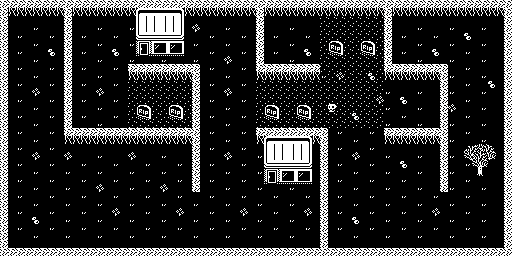

Tiled map render using the project's own tile images. Description and the whole map definition, tile-layer contents included, below:
An orthogonal 8x4 tile map with 64x64 px tiles, 1 tile layer (LEVEL 31), 31 hidden layers not drawn.

<map version="1.0" tiledversion="1.0.2" orientation="orthogonal" renderorder="right-down" width="8" height="4" tilewidth="64" tileheight="64" nextobjectid="1">
 <tileset firstgid="1" name="blockset" tilewidth="64" tileheight="64" tilecount="16" columns="4">
  <image source="blockset.png" width="256" height="256" />
 </tileset>
 <layer name="LEVEL00" width="8" height="4" visible="0">
  <data encoding="csv">
1,2,2,2,2,2,2,3,
4,10,6,16,5,16,16,6,
4,10,6,5,5,5,5,6,
7,8,9,8,8,8,8,9
</data>
 </layer>
 <layer name="LEVEL01" width="8" height="4" visible="0">
  <data encoding="csv">
1,2,2,2,2,2,2,3,
4,6,16,16,4,10,10,15,
1,3,5,8,1,2,5,6,
7,8,8,8,8,8,8,9
</data>
 </layer>
 <layer name="LEVEL02" width="8" height="4" visible="0">
  <data encoding="csv">
1,2,2,2,2,2,2,3,
4,6,16,16,5,16,16,15,
1,3,5,5,5,5,5,15,
7,8,8,8,8,8,8,9
</data>
 </layer>
 <layer name="LEVEL03" width="8" height="4" visible="0">
  <data encoding="csv">
1,12,12,12,2,2,2,3,
4,14,11,14,1,16,3,6,
4,14,11,11,7,5,9,6,
7,13,13,13,8,8,8,9
</data>
 </layer>
 <layer name="LEVEL04" width="8" height="4" visible="0">
  <data encoding="csv">
1,16,2,12,12,2,16,3,
4,10,4,14,14,6,10,6,
4,10,1,12,12,3,10,6,
7,8,8,13,13,8,8,9
</data>
 </layer>
 <layer name="LEVEL05" width="8" height="4" visible="0">
  <data encoding="csv">
1,2,2,2,2,2,2,3,
4,14,4,16,1,3,14,15,
4,11,7,8,4,15,14,15,
7,13,13,13,8,8,8,9
</data>
 </layer>
 <layer name="LEVEL06" width="8" height="4" visible="0">
  <data encoding="csv">
1,16,2,3,2,2,16,3,
4,5,10,5,5,5,10,15,
1,2,2,5,10,2,2,3,
7,8,8,9,8,8,8,9
</data>
 </layer>
 <layer name="LEVEL07" width="8" height="4" visible="0">
  <data encoding="csv">
1,2,2,2,2,2,2,3,
4,16,3,5,5,1,16,6,
4,5,9,12,12,7,5,6,
7,8,8,8,8,8,8,9
</data>
 </layer>
 <layer name="LEVEL08" width="8" height="4" visible="0">
  <data encoding="csv">
1,2,2,2,2,2,2,3,
4,16,2,5,3,5,3,6,
4,10,5,7,9,5,9,6,
7,8,8,8,8,8,8,9
</data>
 </layer>
 <layer name="LEVEL09" width="8" height="4" visible="0">
  <data encoding="csv">
1,2,2,2,2,2,2,3,
4,1,2,16,16,2,10,6,
4,10,8,8,8,8,9,6,
7,8,8,8,8,8,8,9
</data>
 </layer>
 <layer name="LEVEL10" width="8" height="4" visible="0">
  <data encoding="csv">
1,3,16,3,16,3,16,3,
4,5,5,15,5,5,5,15,
4,15,5,5,5,15,5,6,
7,9,8,9,8,9,8,9
</data>
 </layer>
 <layer name="LEVEL11" width="8" height="4" visible="0">
  <data encoding="csv">
1,1,2,2,2,2,2,3,
4,2,16,4,16,1,16,6,
4,7,8,4,5,7,8,15,
7,8,8,8,8,7,8,9
</data>
 </layer>
 <layer name="LEVEL12" width="8" height="4" visible="0">
  <data encoding="csv">
1,1,2,2,2,2,2,3,
4,4,16,7,9,16,3,6,
4,7,8,8,8,8,9,6,
7,8,8,8,8,8,8,9
</data>
 </layer>
 <layer name="LEVEL13" width="8" height="4" visible="0">
  <data encoding="csv">
1,16,1,16,1,16,2,3,
4,5,4,5,4,5,5,6,
4,2,4,5,5,3,11,15,
7,8,8,8,7,9,13,9
</data>
 </layer>
 <layer name="LEVEL14" width="8" height="4" visible="0">
  <data encoding="csv">
1,2,2,2,2,2,2,3,
7,9,16,2,16,3,10,15,
4,5,5,8,8,9,10,15,
7,8,8,8,8,8,8,9
</data>
 </layer>
 <layer name="LEVEL15" width="8" height="4" visible="0">
  <data encoding="csv">
1,16,1,16,1,16,1,3,
4,8,4,8,4,8,4,15,
4,10,5,10,5,10,5,15,
7,8,8,8,8,8,8,9
</data>
 </layer>
 <layer name="LEVEL 16" width="8" height="4" visible="0">
  <data encoding="csv">
1,12,12,12,12,12,16,3,
4,11,11,10,10,11,14,15,
4,11,11,10,10,11,14,15,
7,13,13,13,13,13,13,9
</data>
 </layer>
 <layer name="LEVEL 17" width="8" height="4" visible="0">
  <data encoding="csv">
1,3,2,3,2,12,16,3,
4,4,6,6,6,11,11,6,
4,15,15,10,15,11,1,6,
7,9,8,9,8,13,7,9
</data>
 </layer>
 <layer name="LEVEL 18" width="8" height="4" visible="0">
  <data encoding="csv">
1,1,2,2,2,2,1,3,
4,4,4,15,2,2,2,6,
4,5,16,16,5,1,10,3,
7,7,8,8,8,7,8,9
</data>
 </layer>
 <layer name="LEVEL 19" width="8" height="4" visible="0">
  <data encoding="csv">
1,12,1,2,2,3,16,3,
4,2,3,10,10,1,5,15,
4,5,2,10,10,2,5,6,
7,13,7,8,8,9,13,9
</data>
 </layer>
 <layer name="LEVEL 20" width="8" height="4" visible="0">
  <data encoding="csv">
1,16,16,16,16,16,16,3,
4,5,5,5,5,5,5,6,
4,16,16,16,10,16,16,3,
7,8,8,8,8,8,8,9
</data>
 </layer>
 <layer name="LEVEL 21" width="8" height="4" visible="0">
  <data encoding="csv">
1,2,2,2,2,2,2,3,
4,10,10,10,10,10,10,6,
4,10,10,10,10,10,10,6,
7,8,8,8,8,8,8,9
</data>
 </layer>
 <layer name="LEVEL 22" width="8" height="4" visible="0">
  <data encoding="csv">
1,2,2,2,2,2,16,3,
4,15,5,5,5,4,10,6,
4,15,12,12,4,1,16,3,
7,8,13,13,7,8,8,9
</data>
 </layer>
 <layer name="LEVEL 23" width="8" height="4" visible="0">
  <data encoding="csv">
1,2,2,2,2,2,12,3,
4,4,16,2,16,3,11,6,
4,1,16,2,16,3,11,6,
7,7,8,8,8,8,13,9
</data>
 </layer>
 <layer name="LEVEL 24" width="8" height="4" visible="0">
  <data encoding="csv">
1,2,2,2,2,2,12,3,
4,1,2,10,1,3,11,6,
4,4,1,10,3,6,16,3,
7,8,9,8,8,8,8,9
</data>
 </layer>
 <layer name="LEVEL 25" width="8" height="4" visible="0">
  <data encoding="csv">
1,12,12,16,12,12,12,3,
4,11,11,14,11,11,11,6,
4,11,11,14,11,11,11,6,
7,13,13,13,13,13,13,9
</data>
 </layer>
 <layer name="LEVEL 26" width="8" height="4" visible="0">
  <data encoding="csv">
1,16,1,16,2,2,2,3,
4,5,4,10,15,14,4,6,
4,2,1,2,3,14,1,3,
7,8,8,7,8,8,8,9
</data>
 </layer>
 <layer name="LEVEL 27" width="8" height="4" visible="0">
  <data encoding="csv">
1,2,16,2,2,2,2,3,
4,4,5,5,10,10,10,6,
4,2,2,4,2,16,2,6,
7,8,8,8,8,8,9,9
</data>
 </layer>
 <layer name="LEVEL 28" width="8" height="4" visible="0">
  <data encoding="csv">
1,2,2,12,12,1,2,3,
4,10,15,11,11,16,10,15,
4,10,15,11,11,14,10,15,
7,8,8,13,13,8,8,9
</data>
 </layer>
 <layer name="LEVEL 29" width="8" height="4" visible="0">
  <data encoding="csv">
1,3,12,12,3,16,2,3,
4,2,14,14,1,5,15,6,
1,5,3,2,3,2,3,6,
7,9,8,9,8,9,8,9
</data>
 </layer>
 <layer name="LEVEL 30" width="8" height="4" visible="0">
  <data encoding="csv">
1,2,2,3,2,2,2,3,
4,2,2,2,2,2,3,6,
4,2,16,2,2,16,2,6,
7,8,8,9,8,8,8,9
</data>
 </layer>
 <layer name="LEVEL 31" width="8" height="4">
  <data encoding="csv">
1,1,16,2,1,12,1,3,
4,4,12,4,12,14,3,6,
4,2,2,4,16,4,3,15,
7,8,8,8,8,7,8,9
</data>
 </layer>
</map>